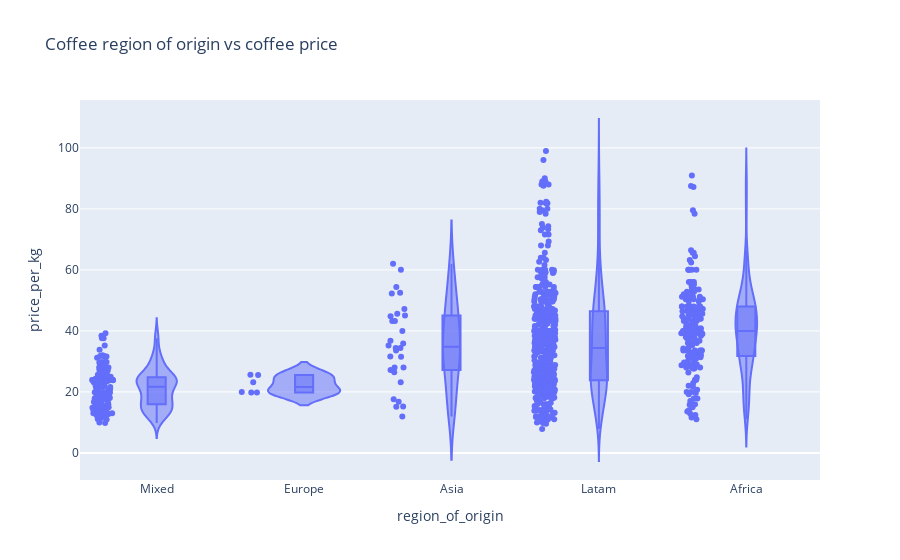

The cell this chart's notebook holds for it:
### Code cell
region_fig = px.violin(coffee_df, x='region_of_origin', y='price_per_kg', box=True, points="all", title="Coffee region of origin vs coffee price")
region_fig.update_layout(xaxis_type="category", xaxis={'categoryorder':'mean ascending'})

### Figure 1 — Plotly figure (JSON) as saved in the notebook; plotly's stock layout.template omitted (floating-point values rounded to 4 significant figures; data arrays with more than 128 entries replaced by an {"elided": "..."} marker saying what was removed)
{"data": [{"alignmentgroup": "True", "box": {"visible": true}, "hovertemplate": "region_of_origin=%{x}<br>price_per_kg=%{y}<extra></extra>", "legendgroup": "", "marker": {"color": "#636efa"}, "name": "", "offsetgroup": "", "orientation": "v", "points": "all", "scalegroup": "True", "showlegend": false, "type": "violin", "x": {"elided": "837 str values"}, "x0": " ", "xaxis": "x", "y": {"elided": "837 float values"}, "y0": " ", "yaxis": "y"}], "layout": {"legend": {"tracegroupgap": 0}, "title": {"text": "Coffee region of origin vs coffee price"}, "violinmode": "group", "xaxis": {"anchor": "y", "categoryorder": "mean ascending", "domain": [0, 1], "title": {"text": "region_of_origin"}, "type": "category"}, "yaxis": {"anchor": "x", "domain": [0, 1], "title": {"text": "price_per_kg"}}}}
